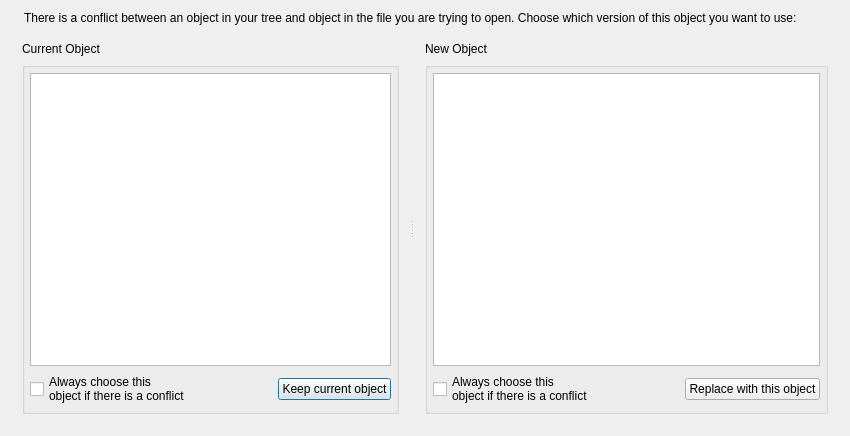
<?xml version="1.0" encoding="UTF-8"?>
<ui version="4.0">
 <class>ObjConflictResolutionDialog_q</class>
 <widget class="QDialog" name="ObjConflictResolutionDialog_q">
  <property name="geometry">
   <rect>
    <x>0</x>
    <y>0</y>
    <width>850</width>
    <height>436</height>
   </rect>
  </property>
  <property name="windowTitle">
   <string>Conflict Resolution</string>
  </property>
  <layout class="QGridLayout">
   <property name="margin" stdset="0">
    <number>11</number>
   </property>
   <item row="0" column="0">
    <widget class="QLabel" name="dlgIcon">
     <property name="sizePolicy">
      <sizepolicy hsizetype="Fixed" vsizetype="Fixed">
       <horstretch>0</horstretch>
       <verstretch>0</verstretch>
      </sizepolicy>
     </property>
     <property name="pixmap">
      <pixmap resource="MainRes.qrc">:/Icons/warning.png</pixmap>
     </property>
     <property name="scaledContents">
      <bool>true</bool>
     </property>
     <property name="wordWrap">
      <bool>false</bool>
     </property>
    </widget>
   </item>
   <item row="0" column="1">
    <widget class="QLabel" name="dialogHeading">
     <property name="sizePolicy">
      <sizepolicy hsizetype="Expanding" vsizetype="Preferred">
       <horstretch>0</horstretch>
       <verstretch>0</verstretch>
      </sizepolicy>
     </property>
     <property name="text">
      <string>There is a conflict between an object in your tree and object in the file you are trying to open. Choose which version of this object you want to use:</string>
     </property>
     <property name="alignment">
      <set>Qt::AlignmentFlag::AlignVCenter</set>
     </property>
     <property name="wordWrap">
      <bool>true</bool>
     </property>
    </widget>
   </item>
   <item row="1" column="0" colspan="2">
    <widget class="QSplitter" name="splitter2">
     <property name="orientation">
      <enum>Qt::Orientation::Horizontal</enum>
     </property>
     <widget class="QWidget" name="layout3">
      <layout class="QVBoxLayout">
       <item>
        <widget class="QLabel" name="currentObjLbl">
         <property name="text">
          <string>Current Object </string>
         </property>
         <property name="alignment">
          <set>Qt::AlignmentFlag::AlignVCenter</set>
         </property>
         <property name="wordWrap">
          <bool>true</bool>
         </property>
        </widget>
       </item>
       <item>
        <widget class="QGroupBox" name="groupBox1">
         <property name="sizePolicy">
          <sizepolicy hsizetype="Preferred" vsizetype="Expanding">
           <horstretch>0</horstretch>
           <verstretch>0</verstretch>
          </sizepolicy>
         </property>
         <property name="title">
          <string/>
         </property>
         <layout class="QGridLayout">
          <property name="margin" stdset="0">
           <number>5</number>
          </property>
          <item row="0" column="0" colspan="3">
           <widget class="QTextBrowser" name="currentObj"/>
          </item>
          <item row="1" column="2">
           <widget class="QPushButton" name="useCurrentObj">
            <property name="text">
             <string>Keep current object</string>
            </property>
           </widget>
          </item>
          <item row="1" column="1">
           <spacer>
            <property name="orientation">
             <enum>Qt::Orientation::Horizontal</enum>
            </property>
            <property name="sizeType">
             <enum>QSizePolicy::Policy::Expanding</enum>
            </property>
            <property name="sizeHint" stdset="0">
             <size>
              <width>20</width>
              <height>20</height>
             </size>
            </property>
           </spacer>
          </item>
          <item row="1" column="0">
           <widget class="QCheckBox" name="currentAll">
            <property name="text">
             <string>Always choose this
object if there is a conflict</string>
            </property>
           </widget>
          </item>
         </layout>
        </widget>
       </item>
      </layout>
     </widget>
     <widget class="QWidget" name="layout4">
      <layout class="QVBoxLayout">
       <item>
        <widget class="QLabel" name="newObjLbl">
         <property name="text">
          <string>New Object</string>
         </property>
         <property name="alignment">
          <set>Qt::AlignmentFlag::AlignVCenter</set>
         </property>
         <property name="wordWrap">
          <bool>true</bool>
         </property>
        </widget>
       </item>
       <item>
        <widget class="QGroupBox" name="groupBox1_2">
         <property name="sizePolicy">
          <sizepolicy hsizetype="Preferred" vsizetype="Expanding">
           <horstretch>0</horstretch>
           <verstretch>0</verstretch>
          </sizepolicy>
         </property>
         <property name="title">
          <string/>
         </property>
         <layout class="QGridLayout">
          <property name="margin" stdset="0">
           <number>5</number>
          </property>
          <item row="0" column="0" colspan="3">
           <widget class="QTextBrowser" name="newObj"/>
          </item>
          <item row="1" column="2">
           <widget class="QPushButton" name="useNewObj">
            <property name="text">
             <string>Replace with this object</string>
            </property>
           </widget>
          </item>
          <item row="1" column="1">
           <spacer>
            <property name="orientation">
             <enum>Qt::Orientation::Horizontal</enum>
            </property>
            <property name="sizeType">
             <enum>QSizePolicy::Policy::Expanding</enum>
            </property>
            <property name="sizeHint" stdset="0">
             <size>
              <width>20</width>
              <height>20</height>
             </size>
            </property>
           </spacer>
          </item>
          <item row="1" column="0">
           <widget class="QCheckBox" name="newAll">
            <property name="text">
             <string>Always choose this
object if there is a conflict</string>
            </property>
           </widget>
          </item>
         </layout>
        </widget>
       </item>
      </layout>
     </widget>
    </widget>
   </item>
  </layout>
 </widget>
 <layoutdefault spacing="6" margin="11"/>
 <tabstops>
  <tabstop>currentObj</tabstop>
  <tabstop>newObj</tabstop>
  <tabstop>currentAll</tabstop>
  <tabstop>useCurrentObj</tabstop>
  <tabstop>newAll</tabstop>
  <tabstop>useNewObj</tabstop>
 </tabstops>
 <resources>
  <include location="MainRes.qrc"/>
 </resources>
 <connections>
  <connection>
   <sender>useCurrentObj</sender>
   <signal>clicked()</signal>
   <receiver>ObjConflictResolutionDialog_q</receiver>
   <slot>reject()</slot>
   <hints>
    <hint type="sourcelabel">
     <x>20</x>
     <y>20</y>
    </hint>
    <hint type="destinationlabel">
     <x>20</x>
     <y>20</y>
    </hint>
   </hints>
  </connection>
  <connection>
   <sender>useNewObj</sender>
   <signal>clicked()</signal>
   <receiver>ObjConflictResolutionDialog_q</receiver>
   <slot>accept()</slot>
   <hints>
    <hint type="sourcelabel">
     <x>20</x>
     <y>20</y>
    </hint>
    <hint type="destinationlabel">
     <x>20</x>
     <y>20</y>
    </hint>
   </hints>
  </connection>
  <connection>
   <sender>currentAll</sender>
   <signal>toggled(bool)</signal>
   <receiver>ObjConflictResolutionDialog_q</receiver>
   <slot>setFlags()</slot>
   <hints>
    <hint type="sourcelabel">
     <x>20</x>
     <y>20</y>
    </hint>
    <hint type="destinationlabel">
     <x>20</x>
     <y>20</y>
    </hint>
   </hints>
  </connection>
  <connection>
   <sender>newAll</sender>
   <signal>toggled(bool)</signal>
   <receiver>ObjConflictResolutionDialog_q</receiver>
   <slot>setFlags()</slot>
   <hints>
    <hint type="sourcelabel">
     <x>20</x>
     <y>20</y>
    </hint>
    <hint type="destinationlabel">
     <x>20</x>
     <y>20</y>
    </hint>
   </hints>
  </connection>
 </connections>
 <slots>
  <slot>setFlags()</slot>
 </slots>
</ui>
